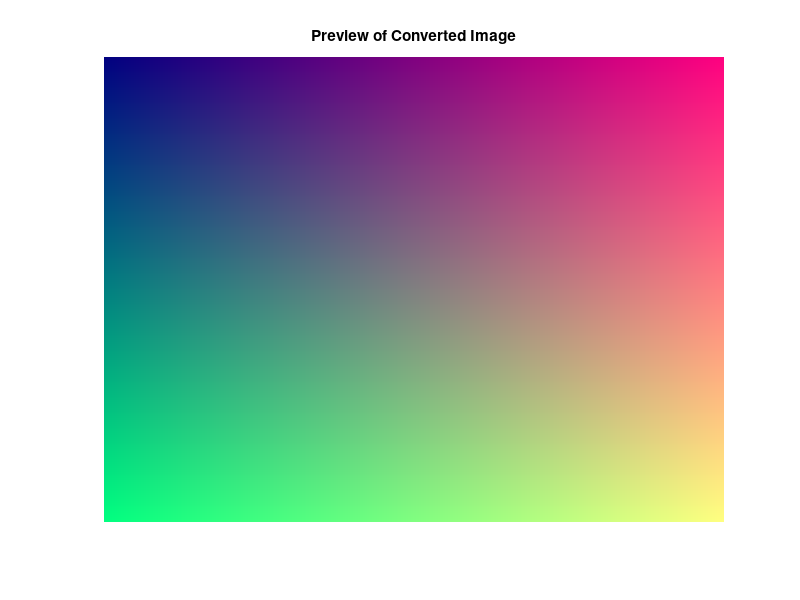

Recreate this plot in MATLAB.
% Description:
%   This script reads an image file, resizes it to 640x480, converts each
%   pixel to a 12-bit RGB color value (4 bits per channel), and writes the
%   hexadecimal representation to a text file for use in a Verilog testbench.

% --- Configuration ---
input_image_file = 'source_image.png'; % Change this to your image file
output_hex_file = 'image_data.hex';
width = 640;
height = 480;

% --- Script Body ---
fprintf('Starting image to hex conversion...\n');

% Check if the input image exists
if ~exist(input_image_file, 'file')
    fprintf('Error: Input file "%s" not found.\n', input_image_file);
    fprintf('Creating a default placeholder image.\n');
    % Create a gradient image if the source is not found
    [X, Y] = meshgrid(1:width, 1:height);
    img_original = uint8(cat(3, X/width*255, Y/height*255, ones(height,width)*128));
else
    % Read the source image
    img_original = imread(input_image_file);
end


% Resize the image to the target resolution
fprintf('Resizing image to %d x %d...\n', width, height);
img_resized = imresize(img_original, [height, width]);

% Open the output file for writing
fid = fopen(output_hex_file, 'w');
if fid == -1
    error('Cannot open file for writing: %s', output_hex_file);
end

fprintf('Converting pixels and writing to %s...\n', output_hex_file);

% Iterate over each pixel of the resized image
for y = 1:height
    for x = 1:width
        % Get the 8-bit R, G, B values
        pixel_8bit = img_resized(y, x, :);
        r_8bit = pixel_8bit(1);
        g_8bit = pixel_8bit(2);
        b_8bit = pixel_8bit(3);

        % Convert to 4-bit values by taking the most significant 4 bits
        r_4bit = bitshift(r_8bit, -4);
        g_4bit = bitshift(g_8bit, -4);
        b_4bit = bitshift(b_8bit, -4);

        % Combine into a single 12-bit number (RRRRGGGGXXXX)
        % Note: Verilog's $readmemh expects each character to be a nibble.
        % We will format it as a 3-character hex string: RGB.
        % Example: R=0xA, G=0xB, B=0xC -> "ABC"
        
        % Combine into a 12-bit integer
        rgb_12bit = bitor(bitshift(uint16(r_4bit), 8), ...
                      bitor(bitshift(uint16(g_4bit), 4), uint16(b_4bit)));

        % Write the 3-digit hex value to the file
        fprintf(fid, '%03X\n', rgb_12bit);
    end
end

% Close the file
fclose(fid);

fprintf('Conversion complete.\n');
imshow(img_resized);
title('Preview of Converted Image');
